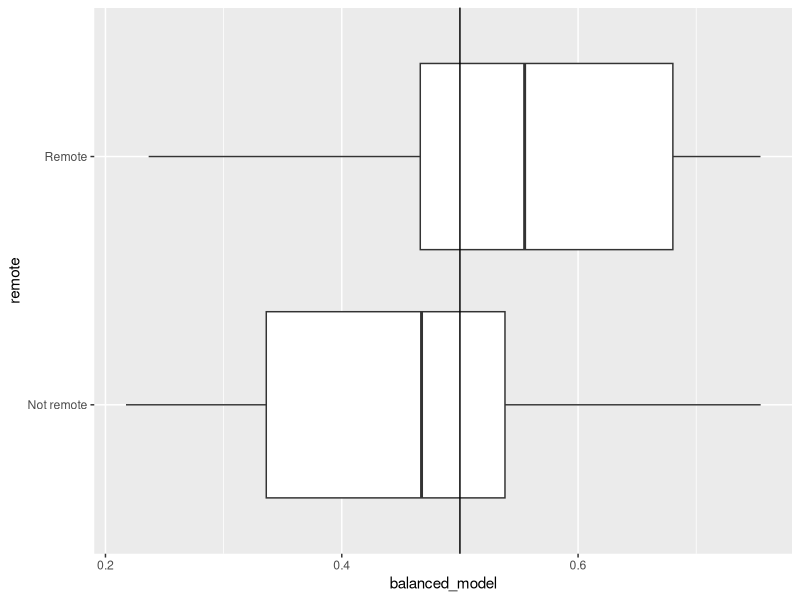

Source code (R):
library(tidyverse)
library(rsample)

so <- read_csv("data/stackoverflow.csv") |>
  mutate(remote2 = if_else(remote == "Not remote", 0, 1))

so_remote <- so |>
  filter(remote == "Remote")
so_not_remote <- so |>
  filter(remote == "Not remote")

set.seed(2001)
so_remote_split <- initial_split(so_remote, prop = 0.8)
so_remote_training_data <- training(so_remote_split)
so_remote_testing_data <- testing(so_remote_split)

so_nr_split <- initial_split(so_not_remote, prop = 0.09)
so_nr_training_data <- training(so_nr_split)


new_training_data <- bind_rows(so_remote_training_data, 
                               so_nr_training_data)

so_nr_testing_data <- testing(so_nr_split)
new_testing_data <- bind_rows(so_remote_testing_data,
                              so_nr_testing_data)

balanced_model <- glm(remote2~country+salary+years_coded_job,
                      data = new_training_data, 
                      family = binomial(link = "logit"))
new_testing_data$balanced_model <- predict(balanced_model,
                                           newdata = new_testing_data,
                                           type = "response")

ggplot(data = new_testing_data,
       aes(y = remote, x = balanced_model)) + 
  geom_boxplot() +
  geom_vline(xintercept = 0.5)

results_df <- new_testing_data |>
  select(remote, balanced_model) |>
  mutate(prediction = if_else(balanced_model > 0.5, "Remote", "Not remote")) |>
  mutate(eval = case_when(remote == "Remote" & prediction == "Remote" ~ "True positive",
                          remote == "Remote" & prediction == "Not remote" ~ "False negative",
                          remote == "Not remote" & prediction == "Remote" ~ "False positive",
                          remote == "Not remote" & prediction == "Not remote" ~ "True negative"))

count(results_df, eval)
